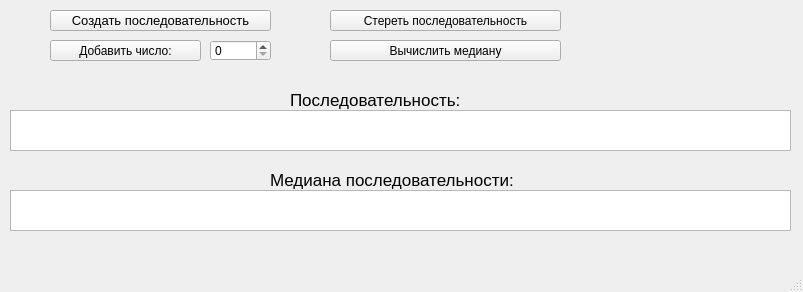
<?xml version="1.0" encoding="UTF-8"?>
<ui version="4.0">
 <class>MainWindow</class>
 <widget class="QMainWindow" name="MainWindow">
  <property name="geometry">
   <rect>
    <x>0</x>
    <y>0</y>
    <width>803</width>
    <height>292</height>
   </rect>
  </property>
  <property name="sizePolicy">
   <sizepolicy hsizetype="Fixed" vsizetype="Fixed">
    <horstretch>0</horstretch>
    <verstretch>0</verstretch>
   </sizepolicy>
  </property>
  <property name="minimumSize">
   <size>
    <width>803</width>
    <height>292</height>
   </size>
  </property>
  <property name="maximumSize">
   <size>
    <width>803</width>
    <height>292</height>
   </size>
  </property>
  <property name="windowTitle">
   <string>MainWindow</string>
  </property>
  <widget class="QWidget" name="centralwidget">
   <widget class="QPushButton" name="generateVector">
    <property name="geometry">
     <rect>
      <x>50</x>
      <y>10</y>
      <width>221</width>
      <height>21</height>
     </rect>
    </property>
    <property name="font">
     <font>
      <pointsize>10</pointsize>
     </font>
    </property>
    <property name="text">
     <string>Создать последовательность</string>
    </property>
   </widget>
   <widget class="QTextBrowser" name="vectorBrowser">
    <property name="geometry">
     <rect>
      <x>10</x>
      <y>110</y>
      <width>781</width>
      <height>41</height>
     </rect>
    </property>
   </widget>
   <widget class="QLabel" name="vector">
    <property name="geometry">
     <rect>
      <x>290</x>
      <y>90</y>
      <width>191</width>
      <height>20</height>
     </rect>
    </property>
    <property name="font">
     <font>
      <pointsize>13</pointsize>
     </font>
    </property>
    <property name="text">
     <string>Последовательность:</string>
    </property>
   </widget>
   <widget class="QPushButton" name="addButton">
    <property name="geometry">
     <rect>
      <x>50</x>
      <y>40</y>
      <width>151</width>
      <height>21</height>
     </rect>
    </property>
    <property name="text">
     <string>Добавить число:</string>
    </property>
   </widget>
   <widget class="QLabel" name="label">
    <property name="geometry">
     <rect>
      <x>270</x>
      <y>170</y>
      <width>271</width>
      <height>20</height>
     </rect>
    </property>
    <property name="font">
     <font>
      <pointsize>13</pointsize>
     </font>
    </property>
    <property name="text">
     <string>Медиана последовательности:</string>
    </property>
   </widget>
   <widget class="QTextBrowser" name="medianBrowser">
    <property name="geometry">
     <rect>
      <x>10</x>
      <y>190</y>
      <width>781</width>
      <height>41</height>
     </rect>
    </property>
   </widget>
   <widget class="QPushButton" name="resultButton">
    <property name="geometry">
     <rect>
      <x>330</x>
      <y>40</y>
      <width>231</width>
      <height>21</height>
     </rect>
    </property>
    <property name="text">
     <string>Вычислить медиану</string>
    </property>
   </widget>
   <widget class="QSpinBox" name="numBox">
    <property name="geometry">
     <rect>
      <x>210</x>
      <y>40</y>
      <width>61</width>
      <height>21</height>
     </rect>
    </property>
   </widget>
   <widget class="QPushButton" name="clearButton">
    <property name="geometry">
     <rect>
      <x>330</x>
      <y>10</y>
      <width>231</width>
      <height>21</height>
     </rect>
    </property>
    <property name="text">
     <string>Стереть последовательность</string>
    </property>
   </widget>
  </widget>
  <widget class="QMenuBar" name="menubar">
   <property name="geometry">
    <rect>
     <x>0</x>
     <y>0</y>
     <width>803</width>
     <height>22</height>
    </rect>
   </property>
  </widget>
  <widget class="QStatusBar" name="statusbar"/>
 </widget>
 <resources/>
 <connections/>
</ui>
